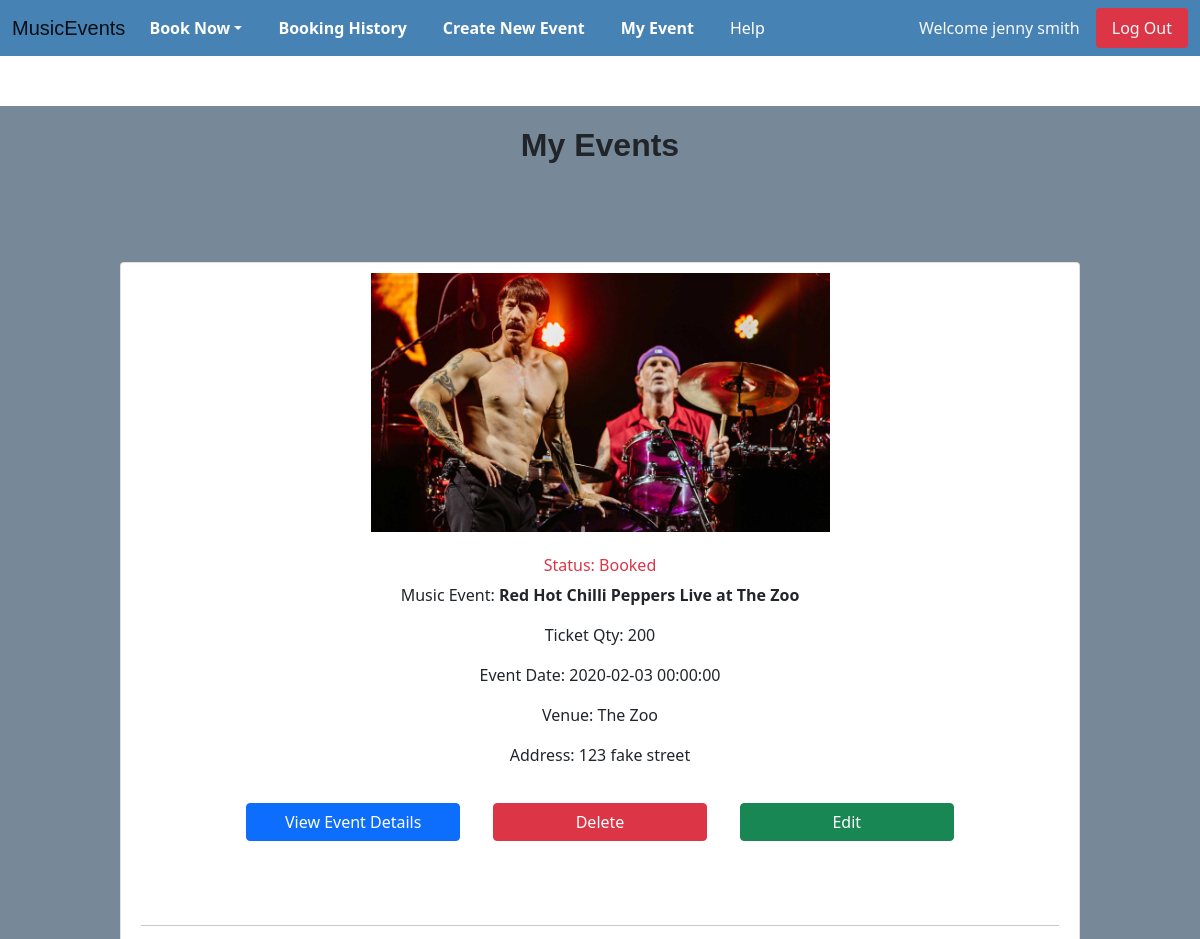
Before: /events/my_events (signed in, upper part) with the older database file.
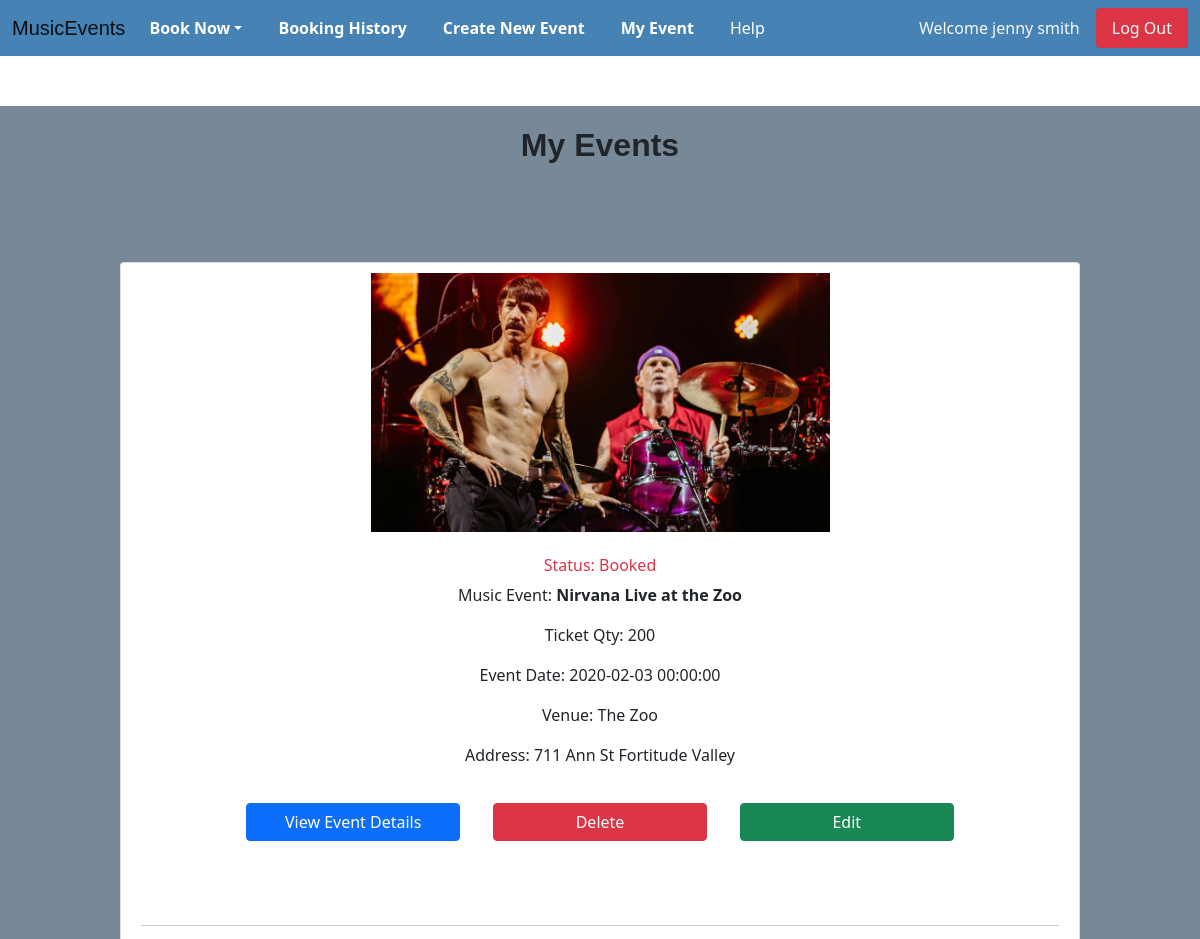
After: the same page with the newer database file.
### website/models.py (models this page shows, shortened)
class User(db.Model, UserMixin):
    __tablename__='users' # good practice to specify table name
    id = db.Column(db.Integer, primary_key=True)
    name = db.Column(db.String(100), index=True)
    emailid = db.Column(db.String(100), index=True, nullable=False, unique = True)
    password_hash = db.Column(db.String(255), nullable=False)
    comments = db.relationship('Comment', backref='user')
    booking = db.relationship('Booking', backref='user')
    event = db.relationship('Event', backref='user')

class Event(db.Model):
    __tablename__ = 'events'
    id = db.Column(db.Integer, primary_key=True)
    name = db.Column(db.String(80))
    artist = db.Column(db.String(80))
    date = db.Column(db.DateTime(20))
    venue = db.Column(db.String(80))
    venue_address = db.Column(db.String(255))
    city = db.Column(db.String(60))
    state = db.Column(db.String(10))
    zipcode = db.Column(db.Integer)
    category = db.Column(db.String(20))
    ages = db.Column(db.String(20))
    description = db.Column(db.String(200))
    price = db.Column(db.Numeric(8))
    quota = db.Column(db.Integer, default = 1)
    image = db.Column(db.String(400))
    owner = db.Column(db.Integer, db.ForeignKey('users.id'))
    comments = db.relationship('Comment', backref='events')
    booking = db.relationship('Booking', backref='events')
    status = db.relationship('Event_Status', backref='events')

### website/events.py (the view)
@bp.route('/my_events', methods = ['GET', 'POST'])
@login_required
def my_events():
  records = db.session.query(User, Event).filter(User.id == Event.owner).filter_by(id=current_user.id)
  return render_template('events/my_events.html', records = records)

### website/__init__.py (called while the page is built)
def create_app():
   app=Flask(__name__)  # this is the name of the module/package that is calling this app
   app.debug=True
   app.secret_key='utroutoru'
   UPLOAD_FOLDER = '/static/image'
   app.config['UPLOAD_FOLDER'] = UPLOAD_FOLDER
   app.config['SQLALCHEMY_DATABASE_URI']='sqlite:///sitedata.sqlite'
   db.init_app(app)
   bootstrap = Bootstrap(app)
   login_manager = LoginManager()
   login_manager.login_view='auth.login'
   login_manager.init_app(app)
   from .models import User  # importing here to avoid circular references
   @login_manager.user_loader
   def load_user(user_id):
      return User.query.get(int(user_id))
   from . import views
   app.register_blueprint(views.mainbp)
   from . import events
   app.register_blueprint(events.bp)
   from . import auth
   app.register_blueprint(auth.bp)
   return app

### website/templates/events/my_events.html (shortened to what this page needs)
{% extends 'base.html' %}
{% import "bootstrap/wtf.html" as wtf %}
{% block content %}
<div class="container-fluid backgroundCustom margin card2">
    <h2 class = "text-center pad changeFont"><strong>My Events</strong></h2>
    <div class = "row pad">
        <div class="col-12 col-lg-6 col-md-6 col-sm-6 card center margin4" style="width: 60rem;">
            {% for record in records %}
            <img src="{{record[1].image}}" class="center" alt="Responsive image">
            <h6 class="card-title text-danger text-center">Status: Booked</h6>
            <p class ="text-center">Music Event: <b>{{record[1].name}}</b></p>
            <p class ="text-center">Ticket Qty: {{record[1].quota}}</p>
            <p class ="text-center">Event Date: {{record[1].date}}</p>
            <p class ="text-center">Venue: {{record[1].venue}}</p>
            <p class ="text-center">Address: {{record[1].venue_address}}</p>
            <div class="container">
                <div class="row justify-content-center">
                    <a href="{{url_for('events.show', id=record[1].id)}}" class="col-md-3 col-md-offest-3 btn btn-primary">View Event Details</a>
                    <a href="{{url_for('events.delete_event', id=record[1].id)}}" class="col-md-3 btn btn-danger">Delete</a>
                    <a href="{{url_for('events.edit_event', id=record[1].id)}}" class="col-md-3 btn btn-success">Edit</a>
                </div>
            </div>
            </br></br><hr>
            {% endfor %}
        </div>
    </div>
{% endblock %}

### website/templates/base.html (shortened to what this page needs)
<!DOCTYPE html>
<html>
    <head>
        <link href="https://cdn.jsdelivr.net/npm/bootstrap@5.1.0/dist/css/bootstrap.min.css" rel="stylesheet">
        <link rel="stylesheet" type="text/css" href="{{ url_for('static', filename='stylesheet/stylesheet.css') }}">
    </head>
    <body>
        <header>
            <nav class="navbar navbar-expand-lg navbar-light navbar-custom">
                <div class="container-fluid">
                    <a class="navbar-brand changeFont" href="/">MusicEvents</a>
                    <div class="collapse navbar-collapse" id="navbarSupportedContent">
                        <ul class="navbar-nav me-auto mb-2 mb-lg-0">
                        <li class="nav-item dropdown">
                            <a class="nav-link dropdown-toggle " href="#" id='CatBar' role="button" data-bs-toggle="dropdown" aria-expanded="false"><strong>Book Now</strong></a>
                        </li>
                        <li class="nav-item">
                            <a class="nav-link" href="{{ url_for('events.booking_history') }}" id = 'CatBar'><strong>Booking History</strong></a>
                        </li>
                        <li class="nav-item">
                            <a class="nav-link" href="{{ url_for('events.create') }}" id = 'CatBar'><strong>Create New Event</strong></a>
                        </li>
                        <li class="nav-item">
                            <a class="nav-link" href="{{ url_for('events.my_events') }}" id = 'CatBar'><strong>My Event</strong></a>
                        </li>
                        <li class="nav-item">
                            <a class="nav-link" href="/help" id = 'CatBar'>Help</a>
                        </li>
                        </ul>
                        <form class="d-flex">
                            {% if current_user.is_authenticated %}
                            <a class="nav-item nav-link  text-light disabled" href="#">Welcome {{current_user.name}}</a>
                            <a class="nav-item nav-link btn-danger text-light rounded " href="{{ url_for('auth.logout') }}">Log Out</a>
                            {% else %}
                            <a class="nav-item nav-link text-light margin3" href="{{ url_for('auth.register') }}">Register</a>
                            <a class="nav-item nav-link btn-primary text-light rounded" href="{{ url_for('auth.login') }}"><b>Log In</b></a>
                            {% endif %}
                        </form>
                    </div>
                </div>
            </nav>
        </header>
            {% block content %}
            {% endblock %}
    </body>
</html>

### website/static/stylesheet/stylesheet.css (style rules this page uses)
.card { margin: 0 auto; float: none; margin-bottom: 10px; margin-left: 30px; margin-right: 30px; padding: 10px 20px; }
.card2 { margin: auto; float: none; margin-bottom: 10px; margin-top: 50px; }
.justify-content-center { padding: 20px 20px; }
li { margin-right: 20px; }
a#CatBar { color: white !important; }
.center { display: block; margin-left: auto; margin-right: auto; width: 50%; }
.navbar-custom { background-color: #4682b4; }
.backgroundCustom { background-color: #778899; }
.pad { padding-top: 20px; padding-bottom: 20px; }
.margin { padding-bottom: 25px; }
.margin4 { margin-top: 50px; margin-bottom: 50px; }
.changeFont { font-family: 'Lucida Sans', 'Lucida Sans Regular', 'Lucida Grande', 'Lucida Sans Unicode', Geneva, Verdana, sans-serif; }

Changed rows visible on the page:
changed through a linked row, User "jenny smith": name "Red Hot Chilli Peppers Live at The Zoo" → "Nirvana Live at the Zoo"; venue_address "123 fake street" → "711 Ann St Fortitude Valley"
